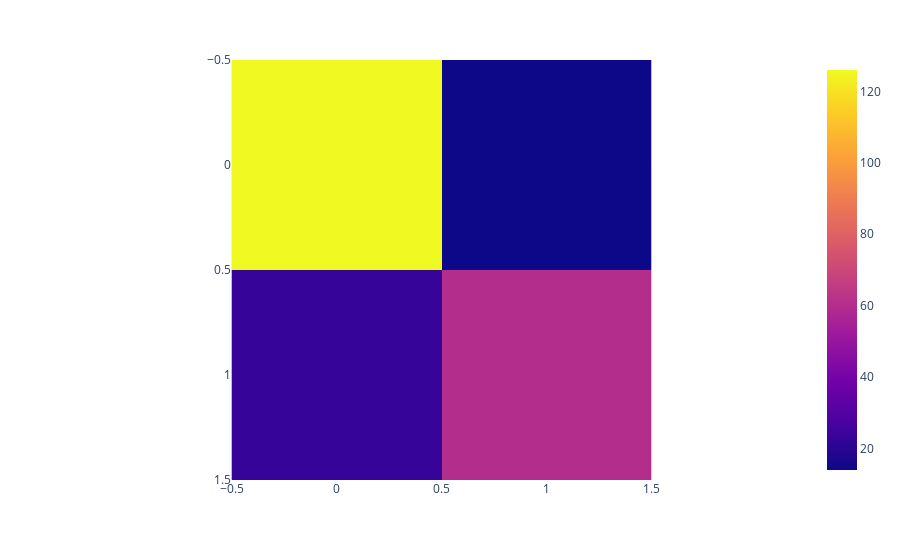

Notebook cell for this chart:
### Code cell
cm =metrics.confusion_matrix(y_test, y_pred)
fig = px.imshow(cm)
fig.show()

### Figure 1 — Plotly figure (JSON) as saved in the notebook; plotly's stock layout.template omitted (floating-point values rounded to 4 significant figures)
{"data": [{"coloraxis": "coloraxis", "hovertemplate": "x: %{x}<br>y: %{y}<br>color: %{z}<extra></extra>", "name": "0", "type": "heatmap", "xaxis": "x", "yaxis": "y", "z": [[126, 14], [23, 60]]}], "layout": {"coloraxis": {"colorscale": [[0, "#0d0887"], [0.1111, "#46039f"], [0.2222, "#7201a8"], [0.3333, "#9c179e"], [0.4444, "#bd3786"], [0.5556, "#d8576b"], [0.6667, "#ed7953"], [0.7778, "#fb9f3a"], [0.8889, "#fdca26"], [1, "#f0f921"]]}, "margin": {"t": 60}, "xaxis": {"anchor": "y", "constrain": "domain", "domain": [0, 1], "scaleanchor": "y"}, "yaxis": {"anchor": "x", "autorange": "reversed", "constrain": "domain", "domain": [0, 1]}}}
